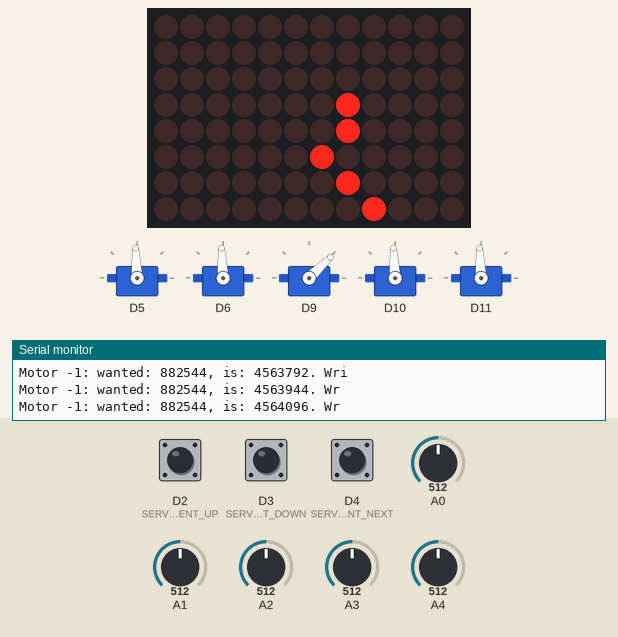
Simulated run of this sketch. Board: Arduino Uno R4 WiFi. On the bench: 5 × servo, 12×8 LED matrix, the last lines printed to the serial monitor. The inputs (shaded band) are chosen by the test bench; at power-on: A0 = 512, A4 = 512, A2 = 512, A3 = 512, D2 (SERVO_ADJUSTMENT_UP) LOW, D3 (SERVO_ADJUSTMENT_DOWN) LOW, D4 (SERVO_ADJUSTMENT_NEXT) LOW, A1 = 512.

Above: at 1.2 s.
1.3 s: A0 set to 760
At 3.32 s:
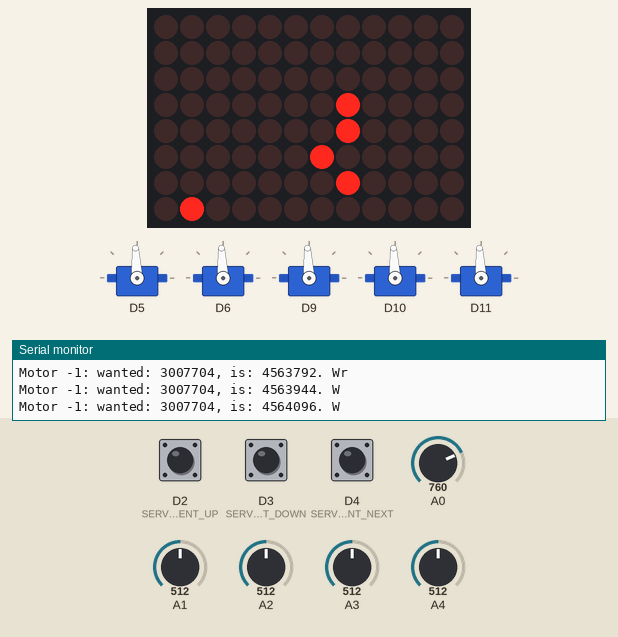
3.5 s: A4 set to 440
At 5.5 s:
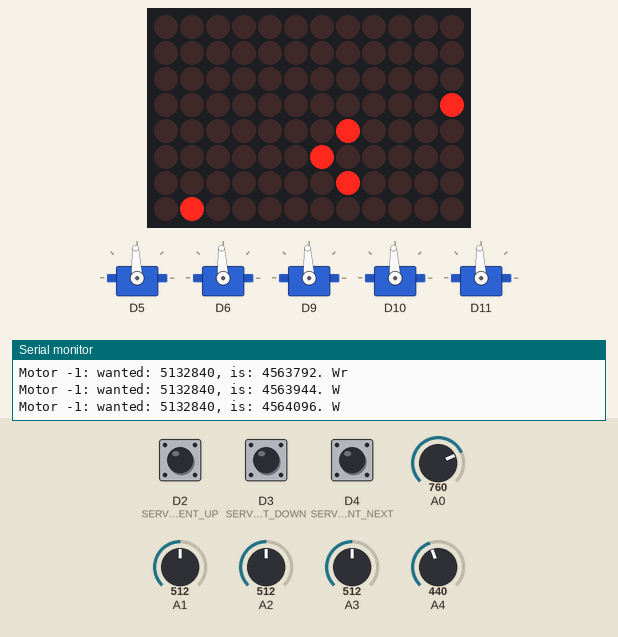
6.0 s: A2 set to 440
At 7.1 s:
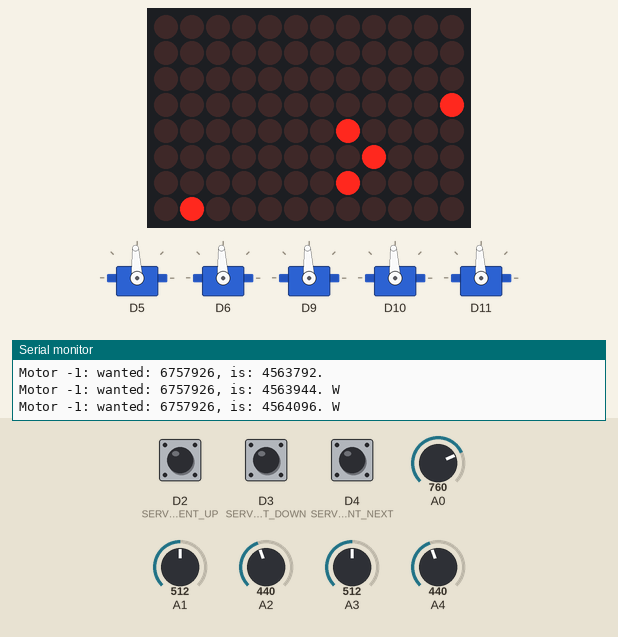
8.0 s: A0 set to 30
At 8.13 s:
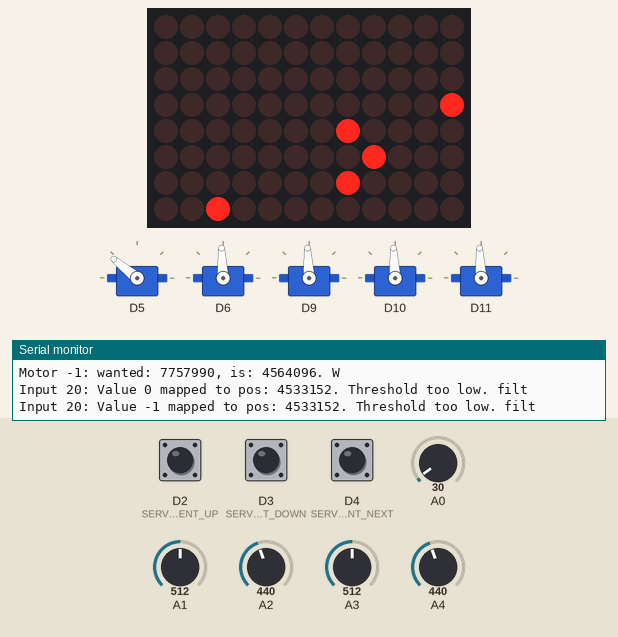
10.2 s: A4 set to 716
At 10.75 s:
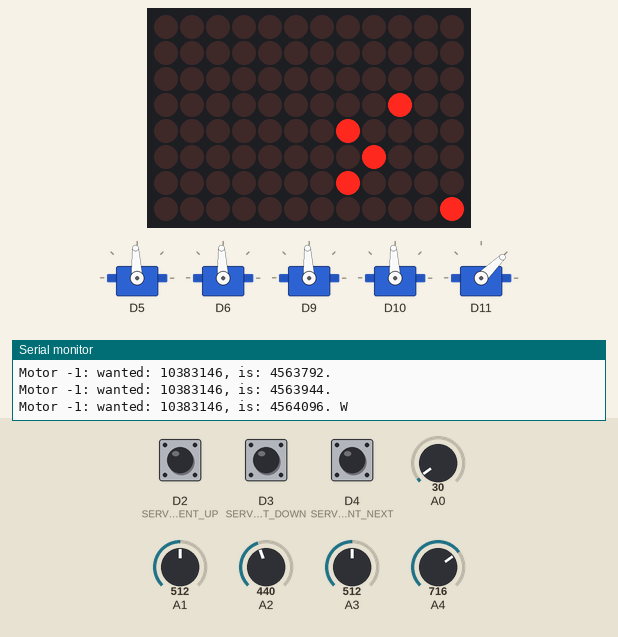
12.1 s: A3 set to 30
At 14.0 s:
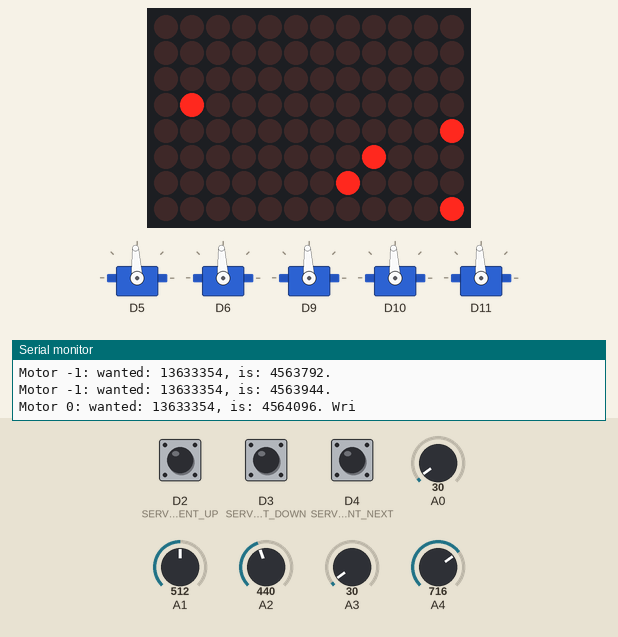
Timing chart, 0 to 15.1 s (numbered marks = the images above; inputs shaded):
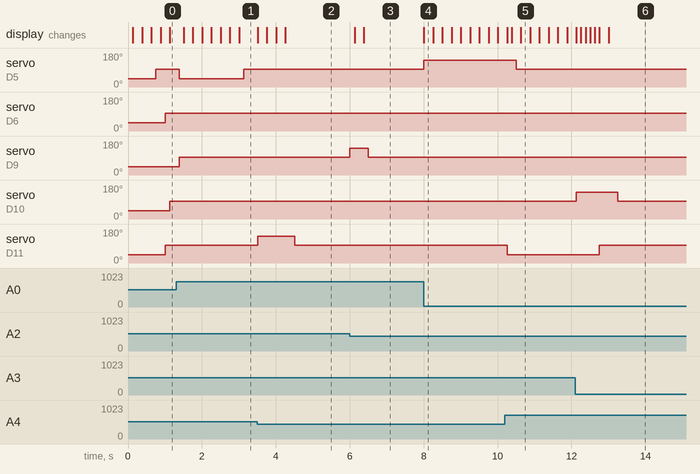

The sketch:

servo_vidar_direct_drive_filtered_adjusted.ino
```cpp
// VERSION WITH DIRECT POSITIONING
// RELATIVE TO VOLTAGE INPUT
// RESOLUTION IS 10 STEPS
// TIME INCREMENT IS 25*5 = 125ms  (otherwise motor slip will occur)


// what is the maximum motor position. Decrease to 10 to have fewer steps, and make it less sensitive
// but then also adjust the LENGTH_ONE_INTERVAL
#define MAX_MOTOR_POSITION 20

// How long is one loop() interval
#define LENGTH_ONE_INTERVAL 25000*5


#define DEFAULT_THRESHOLD_MOVE_DOWN_0 400
#define DEFAULT_THRESHOLD_MOVE_UP_0 750

#define DEFAULT_THRESHOLD_MOVE_DOWN_1 400
#define DEFAULT_THRESHOLD_MOVE_UP_1 650

#define DEFAULT_THRESHOLD_MOVE_DOWN_2 330
#define DEFAULT_THRESHOLD_MOVE_UP_2 640

#define DEFAULT_THRESHOLD_MOVE_DOWN_3 370
#define DEFAULT_THRESHOLD_MOVE_UP_3 670

#define DEFAULT_THRESHOLD_MOVE_DOWN_4 450
#define DEFAULT_THRESHOLD_MOVE_UP_4 600

// set this ABOVE the amount the value jitters around if it is not moves
#define FILTER_THRESHOLD    20

// comment the following line out to remove debug output
#define PRINT_DEBUG_OUTPUT  1

// comment the following line out to remove LED MATRIX support
#define ENABLE_UNO_R4_LED_MATRIX 1


#ifdef ENABLE_UNO_R4_LED_MATRIX == 1
#include "Arduino_LED_Matrix.h"
#endif

#include <Servo.h>

// (de)activate DEBUG output if requested
#ifdef PRINT_DEBUG_OUTPUT == 1
#define PrintDebugRaw(...) PrintInfoRaw(__VA_ARGS__)
#define PrintDebug(...) { PrintInfoRaw(__VA_ARGS__); Serial.println(); }
#else
#define PrintDebugRaw(...) {}
#define PrintDebug(...) {}
#endif


// reimplements the printf function over serial, without newline
void PrintInfoRaw(const  char* format, ...) {
  char* buffer = NULL;
  va_list args;
  va_start(args, format);
  size_t buf_size = vsnprintf(NULL, 0, format, args) + 1;
  buffer = (char*)alloca(buf_size);
  vsnprintf(buffer, buf_size, format, args);
  Serial.print(buffer);
  va_end(args);
}

// reimplements the printf function over serial, out newline
#define PrintInfo(...)  { PrintInfoRaw(__VA_ARGS__); Serial.println(); }

// configuration for a flex<>motor binding
struct InputConfig {
  int AnalogPin;
  int ThresholdDown;
  int ThresholdUp;
};

struct ServoConfig {
  int ServoPin;
  int ServoValueDown;
  int ServoValueStop;
  int ServoValueUp;
};

struct BindingConfig {
  InputConfig Input;
  ServoConfig Servo;
};

enum MotorMovement { FULL_STOP, GO_TO };

struct MotorCommand {
  MotorMovement Command;
  int Value;
};

// Class that encapsulates motor control
class ManagedServo {
  private:
    Servo _servo;
    ServoConfig _config;

    int _positionIs = 0;
    int _positionWant = 0;

  public:
    void configure(ServoConfig config) {
      _config = config;
      _servo.attach(_config.ServoPin);

      PrintInfo("Motor %i attached. Config values: %i/%i/%i",
           _config.ServoPin, _config.ServoValueDown, _config.ServoValueStop, _config.ServoValueUp);
    }

    // set by control loop. Specifies where the motor should head to
    void setMotorCommand(MotorCommand command) {
      if(command.Command == GO_TO) {
        _positionWant = command.Value;
      } else if(command.Command == FULL_STOP ){
        _positionWant = _positionIs;
      } else {
        PrintInfo("Unknown command received: %i/%i", (int)command.Command, command.Value);
      }
    }

    // in case you need to read the position
    int getPosition() {
      return _positionIs;
    }


    // perform one "step"
    int performOneStep() {
      int valueToWrite;

      if(_positionIs == _positionWant) {
        valueToWrite = _config.ServoValueStop;
      } else if (_positionIs > _positionWant) {
        valueToWrite = _config.ServoValueDown;
        _positionIs--;
      } else {
        valueToWrite = _config.ServoValueUp;
        _positionIs++;
      }

      PrintDebug("Motor %i: wanted: %i, is: %i. Writing: %i", _config.ServoPin, _positionWant, _positionIs, valueToWrite);

      _servo.writeMicroseconds(valueToWrite);

      return _positionIs;
    }

    // Adjust servo down
    void adjustServoDown(){
      _servo.writeMicroseconds(_config.ServoValueDown);
      PrintDebug("Motor %i: adjusting down", _config.ServoPin);
    }
    // Adjusts sevo up
    void adjustServoUp(){
      _servo.writeMicroseconds(_config.ServoValueUp);
      PrintDebug("Motor %i: adjusting down", _config.ServoPin);
    }

};

// same as built in map(), just correct.
long mapValue(long x, long in_min, long in_max, long out_min, long out_max) {
  if(x <= in_min) return out_min;
  if(x >= in_max) return out_max;

  return (long)((float)x - (float)in_min) * ((float)out_max - (float)out_min) / ((float)in_max - (float)in_min) + (float)out_min;
}

// class that encapsulates reading from an analog input and transforming this into a motor command
class ManagedAnalogReader {
  private:
    InputConfig _config;
    // memory for filtering
    int _lastValueThatCausedChange = -1;
    int _lastPosition = -1;

  public:
    void configure(InputConfig config) {
      _config = config;

      PrintInfo("Input pin %i attached. (A0 is not '0' but pin %i)", _config.AnalogPin, A0);
    }

    MotorCommand determineMotorCommand() {
      // read the value from the analog input, and map it to the motor position
      int value = analogRead(_config.AnalogPin);
      auto newPos = mapValue(value, _config.ThresholdDown, _config.ThresholdUp, 0, MAX_MOTOR_POSITION);

      // only perform any action, if the difference is big enough

      if(_lastValueThatCausedChange >= 0) { // check if we have already formed some memory
        auto difference = abs(value-_lastValueThatCausedChange);
        if(  difference < FILTER_THRESHOLD ) {
          PrintDebug("Input %i: Value %i mapped to pos: %i. Threshold too low. filtered.", _config.AnalogPin, value, newPos);
          // return old values
          return (MotorCommand)  { GO_TO, _lastPosition };
        }
      }

      // remember the value that caused the change
      _lastValueThatCausedChange = value;
      _lastPosition = newPos;

      PrintDebug("Input %i: Value %i mapped to pos: %i", _config.AnalogPin, value, newPos);
      return (MotorCommand)  { GO_TO, newPos };
    }
};

// Helper class that makes sure each loop takes EXACTLY xxx microseconds
// by waiting at the top of the loop for an appropriate amount
// that amount is calculated
class ConstantIntervalTimer {
  private:
    unsigned long _lastMicros = 0;
    unsigned int _constantIntervalMicros = 0;

  public:
    // the constructor takes the amount of microseconds each loop should exactly take
    ConstantIntervalTimer(int constantIntervalMicros) {
        _constantIntervalMicros = constantIntervalMicros;
    }

    // this is called to wait for an appropriate amount of time
    // we first determine how long ago the last call happened
    // then we determine how much longer we have to wait to reach the EXACT time
    // if for whatever reason we are already too late, we don't wait
    void waitForNextTick() {
      if(_lastMicros != 0) {
          unsigned long currentMicros = micros();
          unsigned long diff = currentMicros - _lastMicros; // note: if micros() runs over after 70 minutes and starts again at 0, this code still works, thanks to binary math
          long timeToWait = _constantIntervalMicros - diff;
          if( timeToWait > 0) {
            delayMicroseconds(timeToWait);
          }
        }
        _lastMicros = micros();
    }
};


// abstraction class to make frame buffer access to UNO R4 Wifi matrix easer
#ifdef ENABLE_UNO_R4_LED_MATRIX == 1
class MatrixMotorDisplay {
  private:
    ArduinoLEDMatrix _matrix;
    uint32_t _frameBuffer[3] = {0,0,0};

  public:
    void begin(){
      _matrix.begin();
      _matrix.loadFrame(_frameBuffer);
    }

    void clear() {
      _frameBuffer[0] = 0;
      _frameBuffer[1] = 0;
      _frameBuffer[2] = 0;
    }

    void setLane(int lane, int position) {
      if(position < 0 || position > 11 || lane < 0 || lane > 7) {
        PrintInfo("Invalid position for matrix call");
        return;
      }

      int bitIndex = position + (lane * 12);
      int idx = bitIndex / 32;
      int shift = bitIndex % 32;
      _frameBuffer[2-idx] |= 1 << shift;
    }

    void update() {
      _matrix.loadFrame(_frameBuffer);
    }
};
#endif


// helper function to get the length of an array
template<std::size_t N, class T> constexpr std::size_t countof(T(&)[N]) { return N; }


////
//// MAIN CONFIG per Analog<>Servo pair
////

BindingConfig configuration[] = {
  { {A0, DEFAULT_THRESHOLD_MOVE_DOWN_0, DEFAULT_THRESHOLD_MOVE_UP_0 }, { 5,  2000, 1500, 1000} },
  { {A1, DEFAULT_THRESHOLD_MOVE_DOWN_1, DEFAULT_THRESHOLD_MOVE_UP_1 }, { 6,  2000, 1500, 1000} },
  { {A2, DEFAULT_THRESHOLD_MOVE_DOWN_2, DEFAULT_THRESHOLD_MOVE_UP_2 }, { 9,  2000, 1500, 1000} },
  { {A3, DEFAULT_THRESHOLD_MOVE_DOWN_3, DEFAULT_THRESHOLD_MOVE_UP_3 }, { 10, 2000, 1500, 1000} },
  { {A4, DEFAULT_THRESHOLD_MOVE_DOWN_4, DEFAULT_THRESHOLD_MOVE_UP_4 }, { 11, 2000, 1500, 1000} }
};

// used many times to determine the amount of servos
const int NUM_SERVOS = countof(configuration);

// instantiate the servos
ManagedServo servos[NUM_SERVOS];
ManagedAnalogReader inputs[NUM_SERVOS];

ConstantIntervalTimer loopTimer(LENGTH_ONE_INTERVAL); // 25000 microseconds unless changed at the top

MatrixMotorDisplay matrix;

//Button management
int SERVO_ADJUSTMENT_UP = 2;
int SERVO_ADJUSTMENT_DOWN = 3;
int SERVO_ADJUSTMENT_NEXT = 4;
int next_switch_prior_state = LOW;
int current_adjustment_servo = 0;

// Function for monitoring adjustment buttons and control their function
void servoAdjustment(){
  int next_switch_current_state = digitalRead(SERVO_ADJUSTMENT_NEXT); // Read next switch state
  if (next_switch_current_state != next_switch_prior_state){ // Check if state has changed
    next_switch_prior_state = next_switch_current_state; // Update state
    if (next_switch_current_state == 1){ // Check if next switch is pressed

      // Cycle to next servo
      if (current_adjustment_servo < NUM_SERVOS-1){
        current_adjustment_servo ++;
      } else {
        current_adjustment_servo = 0;
      }
    }
  }

  if(digitalRead(SERVO_ADJUSTMENT_DOWN) == HIGH) { // Check if down button is pressed
    servos[current_adjustment_servo].adjustServoDown(); // Adjust servo down
  } else if(digitalRead(SERVO_ADJUSTMENT_UP) == HIGH) { // Check if up button is pressed
    servos[current_adjustment_servo].adjustServoUp(); // Adjust servo up
  }
}


void setup() {
  // WATCH OUT: The serial console should be at least 115200, or 1000000 if available
  // otherwise the Serial.println statements will slow down the program A LOT
  // make sure to set the serial monitor to the SAME value. 115200 is supported by all programs, 1000000 by arduino studio
  Serial.begin(1000000);

  PrintInfo("Startup");

  // attach the pins according to config
  for(int i =0; i < NUM_SERVOS; i++) {
    auto config = configuration[i];
    servos[i].configure(config.Servo);
    inputs[i].configure(config.Input);

    // Print information for A0 and A1 analog pins
    if (config.Input.AnalogPin == A0 || config.Input.AnalogPin == A1) {
      Serial.print("Configured motor for analog pin ");
      Serial.println(config.Input.AnalogPin);
    }
  }

  // Set button pins to input listen for input
  pinMode(SERVO_ADJUSTMENT_UP, INPUT);
  pinMode(SERVO_ADJUSTMENT_DOWN, INPUT);
  pinMode(SERVO_ADJUSTMENT_NEXT, INPUT);

#ifdef ENABLE_UNO_R4_LED_MATRIX == 1
  matrix.begin();
#endif

  PrintInfo("Done");
}


void loop() {


  // wait until it is the next turn. You can adjust the interval length up in the definitions of LENGHT_ONE_INTERVAL
  loopTimer.waitForNextTick();

  // first determine the motor commands and then pre-notify the motor of our intent
  for(int i = 0; i < NUM_SERVOS; i++) {
    auto command = inputs[i].determineMotorCommand();
    servos[i].setMotorCommand(command);
  }

  // execute one round of commands. we seperated the reading of the inputs and the motor commands
  // so that all motors seem to act at the SAME TIME to the outside world, and too keep the code clean
  for(int i = 0; i < NUM_SERVOS; i++) {
    servos[i].performOneStep();
  }

  // optional: indicate motor position on LED matrix found on Arduino UNO R4 WiFi.
#ifdef ENABLE_UNO_R4_LED_MATRIX == 1
  matrix.clear();
  for(int i = 0; i < NUM_SERVOS; i++) {
    int pos = servos[i].getPosition() / (MAX_MOTOR_POSITION/10);
    matrix.setLane(i, pos);  // pos needs to be 0-11, we keep it 0-10
  }
  matrix.update();

#endif

  // Checks switches and adjusts servos if desired
  servoAdjustment();

}
```

Measured:
- after the input at 1.3 s, servo on D5: 93° → 44° after 0.08 s, → 93° 1.8 s later; the display: first changes after 0.21 s (image 1 shows a later state)
- after the input at 3.5 s, servo on D11: 93° → 141° at once, → 93° 1.0 s later; the display: first changes at once (image 2 shows a later state)
- after the input at 6.0 s, servo on D9: 93° → 141° at once, → 93° 0.50 s later; the display: first changes after 0.13 s (image 3 shows a later state)
- after the input at 8.0 s, servo on D5: 93° → 141° at once; the display: changes at once (image 4)
- after the input at 10.2 s, servo on D11: 93° → 44° after 0.06 s; the display: first differs from a run without the input after 0.18 s (image 5 shows a later state)
- after the input at 12.1 s, servo on D10: 93° → 141° at once, → 93° 1.1 s later; the display: first differs from a run without the input after 0.16 s (image 6 shows a later state)
